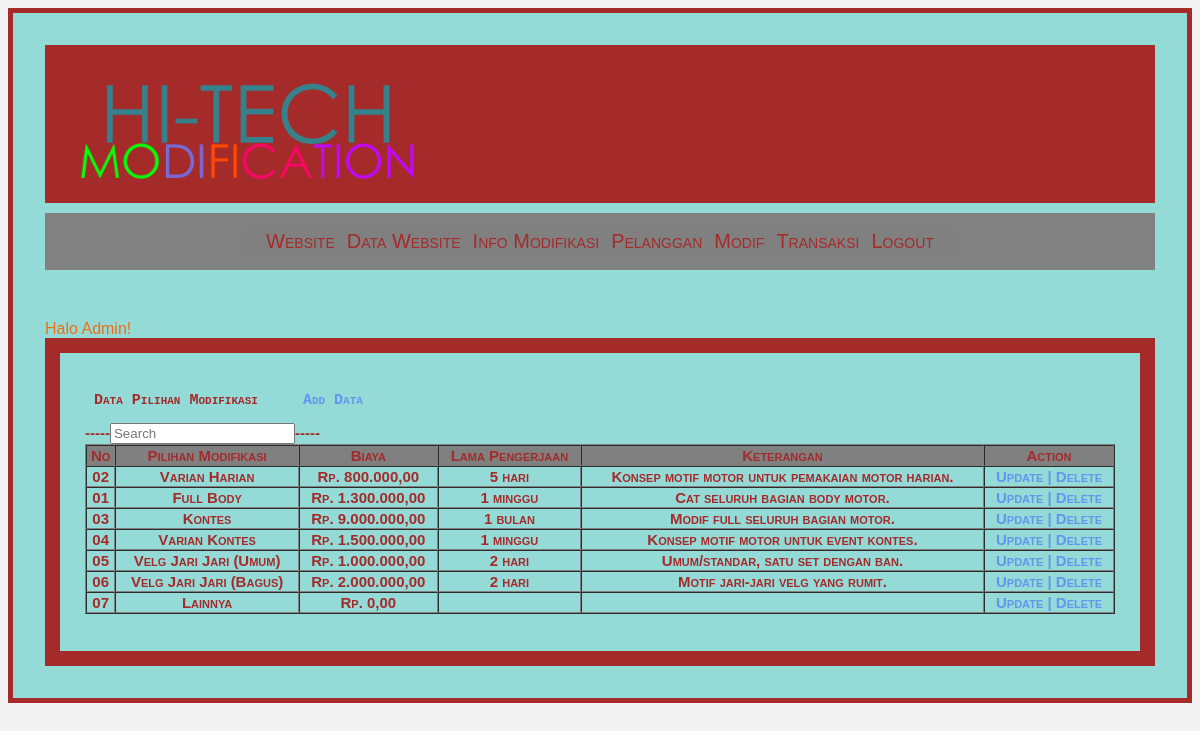
The page /pilihan/data_pilihan.php (signed in) on the database its author committed.
### tables this page shows
CREATE TABLE IF NOT EXISTS `tb_pilihan` (
  `no` varchar(5) NOT NULL,
  `pilihan` varchar(50) NOT NULL,
  `biaya` int(11) NOT NULL,
  `lama_pengerjaan` varchar(30) NOT NULL,
  `keterangan` varchar(100) NOT NULL,
  PRIMARY KEY  (`no`)
);

### pilihan/data_pilihan.php (the view, shortened to what this page needs)
<?php
include "../user/menuadmin.php";
?>
<link rel="stylesheet" href="../css/style.css">
<div id="border">
<h2><pre> Data Pilihan Modifikasi    <a href='add_pilihan.php'> Add Data </a> </pre><h2>
<?php
$query = "SELECT * FROM tb_pilihan";
$result = mysql_query($query);
?>
    <form name="form1" method="get" action="cari.php">
        <pre<td> -----<td><input type="search" name="q" id="q" placeholder="Search"/>----- </td>
    </form>
<table width='100%' border='1' cellpadding='2' cellspacing='0'>
<tr bgcolor='grey'>
		<th>  No  </th>
        <th>  Pilihan Modifikasi </th>
        <th>  Biaya  </th>
        <th>  Lama Pengerjaan </th>
        <th>  Keterangan  </th>
        <th>  Action  </th>
     </tr>
<?php
while ($data = mysql_fetch_array($result)){
?>
  <tr align='center'>
  			<td ><?php echo $data['no'];?></td>
            <td><?php echo $data['pilihan'];?></td>
            <td>Rp. <?php echo number_format($data['biaya'],2,",",".")?></td>
            <td><?php echo $data['lama_pengerjaan'];?></td>
            <td><?php echo $data['keterangan'];?></td>
            <td><a href='update.php?no=<?php echo $data['no'];?>' title="Klik Disini Untuk Ubah" > Update |</a>
                <a href='delete.php?no=<?php echo $data['no'];?>' title="Klik Disini Untuk Ubah" Onclick="return confirm('Apakah Anda Yakin Hapus Record dengan NOMOR=<?php echo $data[no]?>')"> Delete </a> </td>
       </tr>
<?php
}
?>
</table>
</div>

### css/menu.css (style rules this page uses)
body { font-family: 'Arial', sans-serif; background-color: #f3f3f3; }
a { text-decoration: none; color: #6495ed; }

### css/style.css (style rules this page uses)
#border { font-variant: small-caps; color: black; padding: 25px; background-color: #94dbd8; line-height: 15px; max-width: 0 auto; border: 15px solid brown; color: brown; font-size: 10px; }

### rows shown on the page
tb_pilihan: no "02", pilihan "Varian Harian", biaya "800.000,00", lama_pengerjaan "5 hari", keterangan "Konsep motif motor untuk pemakaian motor harian."
tb_pilihan: no "01", pilihan "Full Body", biaya "1.300.000,00", lama_pengerjaan "1 minggu", keterangan "Cat seluruh bagian body motor."
tb_pilihan: no "03", pilihan "Kontes", biaya "9.000.000,00", lama_pengerjaan "1 bulan", keterangan "Modif full seluruh bagian motor."
tb_pilihan: no "04", pilihan "Varian Kontes", biaya "1.500.000,00", lama_pengerjaan "1 minggu", keterangan "Konsep motif motor untuk event kontes."
tb_pilihan: no "05", pilihan "Velg Jari Jari (Umum)", biaya "1.000.000,00", lama_pengerjaan "2 hari", keterangan "Umum/standar, satu set dengan ban."
tb_pilihan: no "06", pilihan "Velg Jari Jari (Bagus)", biaya "2.000.000,00", lama_pengerjaan "2 hari", keterangan "Motif jari-jari velg yang rumit."
tb_pilihan: no "07", pilihan "Lainnya", biaya "0,00"

### other values the page prints
$_SESSION['level'] "Admin"
